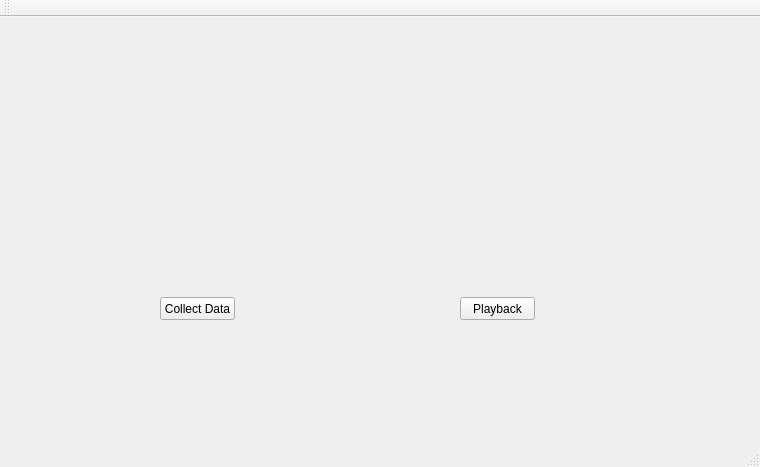
<?xml version="1.0" encoding="UTF-8"?>
<ui version="4.0">
 <class>MainWindow</class>
 <widget class="QMainWindow" name="MainWindow">
  <property name="geometry">
   <rect>
    <x>0</x>
    <y>0</y>
    <width>760</width>
    <height>467</height>
   </rect>
  </property>
  <property name="minimumSize">
   <size>
    <width>0</width>
    <height>0</height>
   </size>
  </property>
  <property name="windowTitle">
   <string>MainWindow</string>
  </property>
  <widget class="QWidget" name="centralWidget">
   <widget class="QPushButton" name="selectCollectData">
    <property name="geometry">
     <rect>
      <x>160</x>
      <y>280</y>
      <width>75</width>
      <height>23</height>
     </rect>
    </property>
    <property name="text">
     <string>Collect Data</string>
    </property>
   </widget>
   <widget class="QPushButton" name="selectPlaybackMode">
    <property name="geometry">
     <rect>
      <x>460</x>
      <y>280</y>
      <width>75</width>
      <height>23</height>
     </rect>
    </property>
    <property name="text">
     <string>Playback</string>
    </property>
   </widget>
  </widget>
  <widget class="QMenuBar" name="menuBar">
   <property name="geometry">
    <rect>
     <x>0</x>
     <y>0</y>
     <width>760</width>
     <height>21</height>
    </rect>
   </property>
  </widget>
  <widget class="QToolBar" name="mainToolBar">
   <attribute name="toolBarArea">
    <enum>TopToolBarArea</enum>
   </attribute>
   <attribute name="toolBarBreak">
    <bool>false</bool>
   </attribute>
  </widget>
  <widget class="QStatusBar" name="statusBar"/>
 </widget>
 <layoutdefault spacing="6" margin="11"/>
 <resources/>
 <connections/>
</ui>
